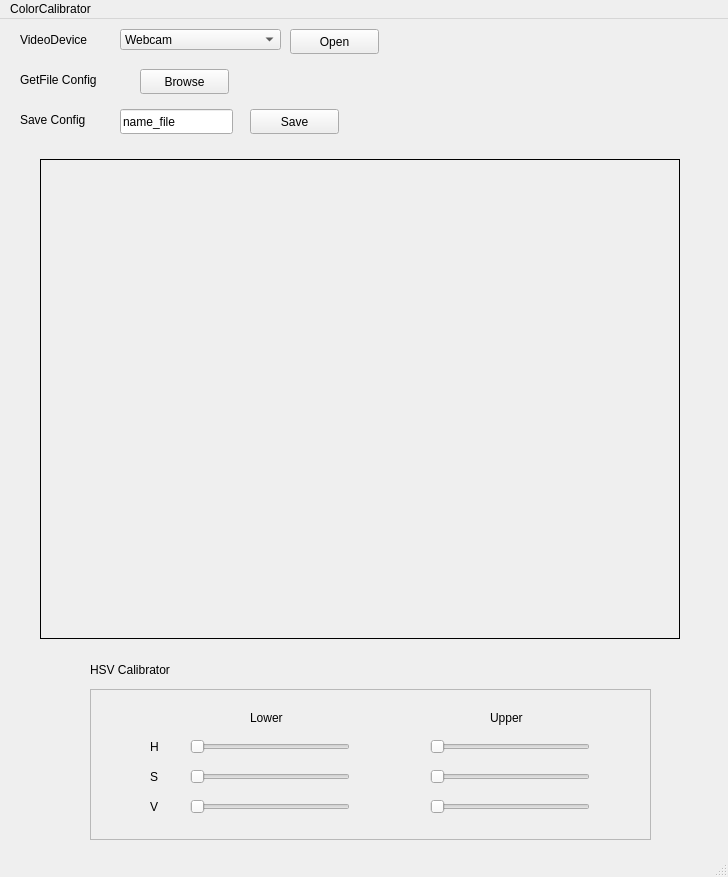
<?xml version="1.0" encoding="UTF-8"?>
<ui version="4.0">
 <class>ColorCalibrator</class>
 <widget class="QMainWindow" name="ColorCalibrator">
  <property name="geometry">
   <rect>
    <x>0</x>
    <y>0</y>
    <width>728</width>
    <height>877</height>
   </rect>
  </property>
  <property name="windowTitle">
   <string>MainWindow</string>
  </property>
  <widget class="QWidget" name="centralwidget">
   <widget class="QSlider" name="HLow">
    <property name="geometry">
     <rect>
      <x>190</x>
      <y>720</y>
      <width>160</width>
      <height>16</height>
     </rect>
    </property>
    <property name="maximum">
     <number>255</number>
    </property>
    <property name="orientation">
     <enum>Qt::Horizontal</enum>
    </property>
   </widget>
   <widget class="QSlider" name="SLow">
    <property name="geometry">
     <rect>
      <x>190</x>
      <y>750</y>
      <width>160</width>
      <height>16</height>
     </rect>
    </property>
    <property name="maximum">
     <number>255</number>
    </property>
    <property name="orientation">
     <enum>Qt::Horizontal</enum>
    </property>
   </widget>
   <widget class="QSlider" name="VLow">
    <property name="geometry">
     <rect>
      <x>190</x>
      <y>780</y>
      <width>160</width>
      <height>16</height>
     </rect>
    </property>
    <property name="maximum">
     <number>255</number>
    </property>
    <property name="orientation">
     <enum>Qt::Horizontal</enum>
    </property>
   </widget>
   <widget class="QSlider" name="HUpper">
    <property name="geometry">
     <rect>
      <x>430</x>
      <y>720</y>
      <width>160</width>
      <height>16</height>
     </rect>
    </property>
    <property name="maximum">
     <number>255</number>
    </property>
    <property name="orientation">
     <enum>Qt::Horizontal</enum>
    </property>
   </widget>
   <widget class="QSlider" name="SUpper">
    <property name="geometry">
     <rect>
      <x>430</x>
      <y>750</y>
      <width>160</width>
      <height>16</height>
     </rect>
    </property>
    <property name="maximum">
     <number>255</number>
    </property>
    <property name="orientation">
     <enum>Qt::Horizontal</enum>
    </property>
   </widget>
   <widget class="QSlider" name="VUpper">
    <property name="geometry">
     <rect>
      <x>430</x>
      <y>780</y>
      <width>160</width>
      <height>16</height>
     </rect>
    </property>
    <property name="maximum">
     <number>255</number>
    </property>
    <property name="orientation">
     <enum>Qt::Horizontal</enum>
    </property>
   </widget>
   <widget class="QLabel" name="label">
    <property name="geometry">
     <rect>
      <x>150</x>
      <y>720</y>
      <width>21</width>
      <height>16</height>
     </rect>
    </property>
    <property name="text">
     <string>H</string>
    </property>
   </widget>
   <widget class="QLabel" name="label_2">
    <property name="geometry">
     <rect>
      <x>150</x>
      <y>750</y>
      <width>21</width>
      <height>16</height>
     </rect>
    </property>
    <property name="text">
     <string>S</string>
    </property>
   </widget>
   <widget class="QLabel" name="label_3">
    <property name="geometry">
     <rect>
      <x>150</x>
      <y>780</y>
      <width>21</width>
      <height>16</height>
     </rect>
    </property>
    <property name="text">
     <string>V</string>
    </property>
   </widget>
   <widget class="QLabel" name="label_4">
    <property name="geometry">
     <rect>
      <x>250</x>
      <y>690</y>
      <width>67</width>
      <height>17</height>
     </rect>
    </property>
    <property name="text">
     <string>Lower</string>
    </property>
   </widget>
   <widget class="QLabel" name="label_5">
    <property name="geometry">
     <rect>
      <x>490</x>
      <y>690</y>
      <width>67</width>
      <height>17</height>
     </rect>
    </property>
    <property name="text">
     <string>Upper</string>
    </property>
   </widget>
   <widget class="QComboBox" name="cameraComboBox">
    <property name="geometry">
     <rect>
      <x>120</x>
      <y>10</y>
      <width>161</width>
      <height>21</height>
     </rect>
    </property>
    <item>
     <property name="text">
      <string>Webcam</string>
     </property>
    </item>
    <item>
     <property name="text">
      <string>ExternalCamera</string>
     </property>
    </item>
   </widget>
   <widget class="QLabel" name="label_6">
    <property name="geometry">
     <rect>
      <x>20</x>
      <y>10</y>
      <width>91</width>
      <height>21</height>
     </rect>
    </property>
    <property name="text">
     <string>VideoDevice</string>
    </property>
   </widget>
   <widget class="QLabel" name="label_7">
    <property name="geometry">
     <rect>
      <x>20</x>
      <y>50</y>
      <width>111</width>
      <height>21</height>
     </rect>
    </property>
    <property name="text">
     <string>GetFile Config</string>
    </property>
   </widget>
   <widget class="QPushButton" name="pushButton">
    <property name="geometry">
     <rect>
      <x>140</x>
      <y>50</y>
      <width>89</width>
      <height>25</height>
     </rect>
    </property>
    <property name="text">
     <string>Browse</string>
    </property>
   </widget>
   <widget class="QPushButton" name="cameraButton">
    <property name="geometry">
     <rect>
      <x>290</x>
      <y>10</y>
      <width>89</width>
      <height>25</height>
     </rect>
    </property>
    <property name="text">
     <string>Open</string>
    </property>
   </widget>
   <widget class="QLabel" name="label_8">
    <property name="geometry">
     <rect>
      <x>20</x>
      <y>90</y>
      <width>101</width>
      <height>21</height>
     </rect>
    </property>
    <property name="text">
     <string>Save Config</string>
    </property>
   </widget>
   <widget class="QLineEdit" name="namefileEdit">
    <property name="geometry">
     <rect>
      <x>120</x>
      <y>90</y>
      <width>113</width>
      <height>25</height>
     </rect>
    </property>
    <property name="cursor">
     <cursorShape>IBeamCursor</cursorShape>
    </property>
    <property name="text">
     <string>name_file</string>
    </property>
   </widget>
   <widget class="QPushButton" name="saveButton">
    <property name="geometry">
     <rect>
      <x>250</x>
      <y>90</y>
      <width>89</width>
      <height>25</height>
     </rect>
    </property>
    <property name="text">
     <string>Save</string>
    </property>
   </widget>
   <widget class="QFrame" name="frame">
    <property name="geometry">
     <rect>
      <x>90</x>
      <y>670</y>
      <width>561</width>
      <height>151</height>
     </rect>
    </property>
    <property name="frameShape">
     <enum>QFrame::StyledPanel</enum>
    </property>
    <property name="frameShadow">
     <enum>QFrame::Raised</enum>
    </property>
   </widget>
   <widget class="QLabel" name="label_9">
    <property name="geometry">
     <rect>
      <x>90</x>
      <y>640</y>
      <width>111</width>
      <height>21</height>
     </rect>
    </property>
    <property name="text">
     <string>HSV Calibrator</string>
    </property>
   </widget>
   <widget class="QLabel" name="imageLable">
    <property name="geometry">
     <rect>
      <x>40</x>
      <y>140</y>
      <width>640</width>
      <height>480</height>
     </rect>
    </property>
    <property name="frameShape">
     <enum>QFrame::Panel</enum>
    </property>
    <property name="text">
     <string/>
    </property>
   </widget>
   <zorder>frame</zorder>
   <zorder>HLow</zorder>
   <zorder>SLow</zorder>
   <zorder>VLow</zorder>
   <zorder>HUpper</zorder>
   <zorder>SUpper</zorder>
   <zorder>VUpper</zorder>
   <zorder>label</zorder>
   <zorder>label_2</zorder>
   <zorder>label_3</zorder>
   <zorder>label_4</zorder>
   <zorder>label_5</zorder>
   <zorder>cameraComboBox</zorder>
   <zorder>label_6</zorder>
   <zorder>label_7</zorder>
   <zorder>pushButton</zorder>
   <zorder>cameraButton</zorder>
   <zorder>label_8</zorder>
   <zorder>namefileEdit</zorder>
   <zorder>saveButton</zorder>
   <zorder>label_9</zorder>
   <zorder>imageLable</zorder>
  </widget>
  <widget class="QMenuBar" name="menubar">
   <property name="geometry">
    <rect>
     <x>0</x>
     <y>0</y>
     <width>728</width>
     <height>22</height>
    </rect>
   </property>
   <widget class="QMenu" name="menuColorCalibrator">
    <property name="title">
     <string>ColorCalibrator</string>
    </property>
   </widget>
   <addaction name="menuColorCalibrator"/>
  </widget>
  <widget class="QStatusBar" name="statusbar"/>
 </widget>
 <resources/>
 <connections/>
</ui>
